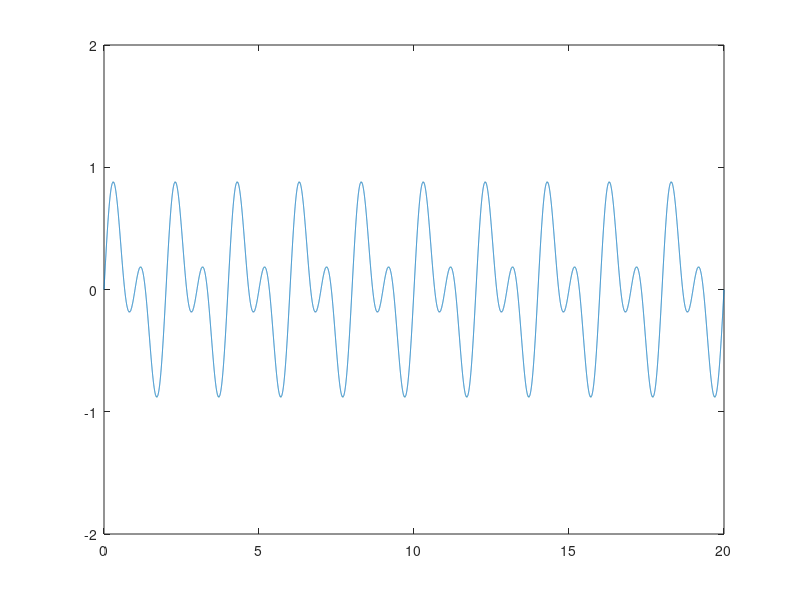
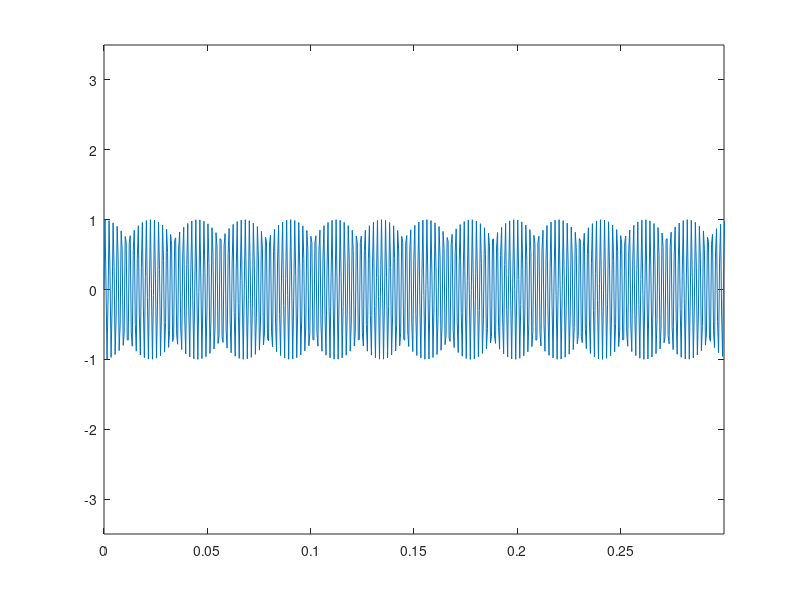
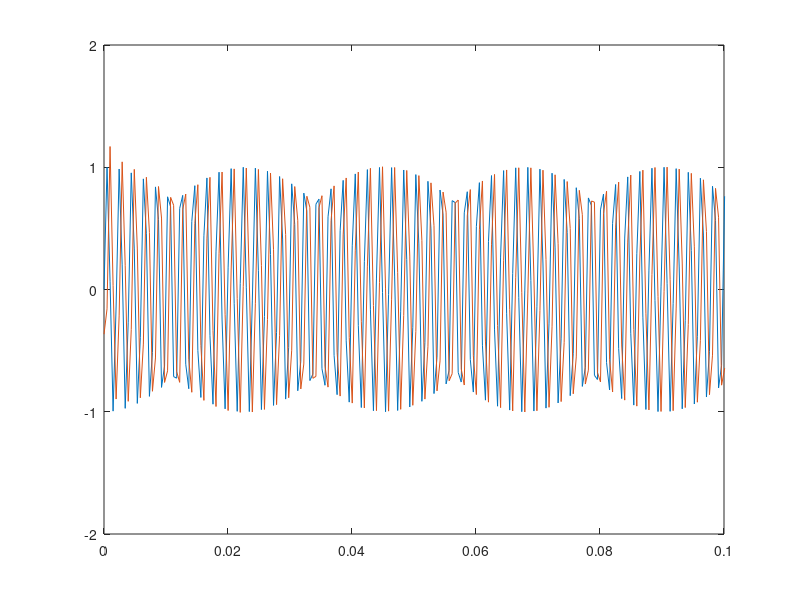
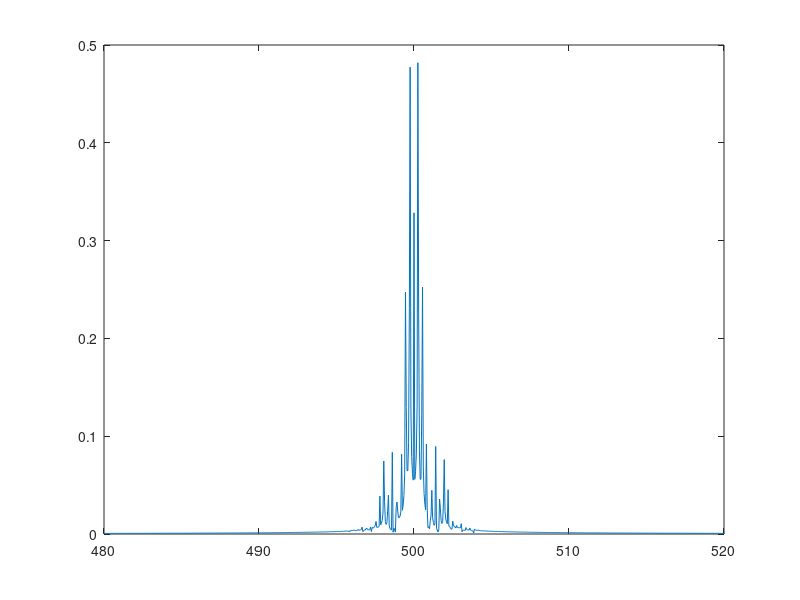

Write MATLAB code to recreate these figures, in order. (Note: this script raises an error after producing the figures.)
%function [inputSignal_psk, iData, qData] = signaldata
function signaldata
% This should generate:
%       A 5,8 GHz base signal
%       A 1 kHz base signal
%       A 500 Hz base signal
%       A heartbeat signal 100 beats/min
%       A respiration rate of 16 breaths/min
%       And then mix these signals together
% Some defines
HEARTBEATS = 100;
RESP_RATE = 16;
BASE_SIGNAL_500HZ = 500;
%BASE_SIGNAL_1KHZ = 1000;
BASE_SIGNAL_5_8_GHZ = 5800000000;
DOWN_SAMPLE_FACTOR = 16;

% Calculating the frequency of the heartbeat
beatsSec =  HEARTBEATS / 60;

% Calculating the frequency of respiration
respSec = RESP_RATE / 60;

% Samples per second
fs = 2048;
timePeriod = 1 / fs;

% I want a dataset for 20 sec
timeBase = 20;
myLen = timeBase / timePeriod;
t = (0:myLen-1) * timePeriod;

% Generation of the signal (not using 5,8 GHz signal atm)
%inputSignal =  0.3*sin(2*pi*beatsSec*t) + 0.7*sin(2*pi*respSec*t) + 0.5*sin(2*pi*BASE_SIGNAL_500HZ*t);
inputSignal =  0.5*sin(2*pi*1*t) + 0.5*sin(2*pi*0.5*t);

% Plotting the inputsignal
figure(1)
plot(t,inputSignal)
axis([0 20 -2 2])

% Creating a PSK signal as we expect to receive at the antenna
% Test signals
modulResp = 1.8 * sin(2 * pi * respSec * t);
modulBeat = 0.3 * sin(2 * pi * beatsSec * t);
%noice
inputSignal_psk = 1.0 * sin((2 * pi * BASE_SIGNAL_500HZ * t) + modulResp + modulBeat);

% Plotting the inputsignal PSK
figure(2)
plot(t,inputSignal_psk)
axis([0 0.3 -3.5 3.5])

% Use Hilbert transform to get I and Q components of the signal
hilbertSignal = hilbert(inputSignal_psk);
iData = real(hilbertSignal);
qData = imag(hilbertSignal);

% Plotting the I and Q data
figure(3)
plot(t, iData, t, qData)
%plot(t, hilbertSignal)
axis([0 0.1 -2 2])

% Calculating the FFT spectrum of the modulated signal
Y = fft(inputSignal_psk);

P2 = abs(Y/myLen);
P1 = P2(1:myLen/2+1);
P1(2:end-1) = 2*P1(2:end-1);
f = fs * (0:(myLen/2))/myLen;
%figure('Number', 1, 'Name', 'FFT', 'NumberTitle', 1)
figure(4)
plot(f,P1)
axis([480 520 0 0.5])

% Testing
%plot(t, sqrt(2 * iData .* iData))
%axis([0 20 -1 5 ])

% Powerdetection on I and Q signals to remove the 500 Hz carrier
iDataSquared = sqrt(downsample(2 * iData .* iData, DOWN_SAMPLE_FACTOR));
qDataSquared = sqrt(downsample(2 * qData .* qData, DOWN_SAMPLE_FACTOR));

testSignal = sqrt(2 * inputSignal_psk .* inputSignal_psk);

myLen = myLen/DOWN_SAMPLE_FACTOR;
t = t(1:DOWN_SAMPLE_FACTOR:end);

% Ok, up until here we have made the signals that we can expect at
% the input of the ADC, that is, we have created the I and Q signals
% The following is gonna happen in supposed to be implemented with code in
% MCU

% Pre-processing
% I and Q data is sampled simultaneously from 2 separate ADCs
% When enough data has been sampled, this should be low-passed filtered
% with breaking frequency of 50 Hz, using Butterworth-implementation

% Assemble the signal
inputSignal = iDataSquared + 1i*qDataSquared;

% Calculating the FFT spectrum of the modulated signal
Y = fft(testSignal);

P2 = abs(Y/myLen);
P1 = P2(1:myLen/2+1);
P1(2:end-1) = 2*P1(2:end-1);
f = fs * (0:(myLen/2))/myLen;
%figure('Number', 1, 'Name', 'FFT', 'NumberTitle', 1)
figure(5)
plot(f,P1)

% Plot it
%plot(t, inputSignal)

% Filter the hilbert signal
%hilbert_filtered = sqrt(butterworthFilter(fs, downsample(2 * hilbertSignal .* hilbertSignal, DOWN_SAMPLE_FACTOR)));
%hilbert_filtered = sqrt(butterworthFilter(fs, 2 * hilbertSignal .* hilbertSignal));

% Filter data 
%inputSignalFiltered = butterworthFilter(fs, inputSignal);

% Downsample data
inputSignalFiltered = butterworthFilter(fs, inputSignal(1:DOWN_SAMPLE_FACTOR:end));

% Remove the offset
inputSignalFiltered = inputSignalFiltered - 0.9 - 1i*0.9;

% Amplify the signal
inputSignalFiltered = inputSignalFiltered * 30;

% Downsample t since we have done it with our input data
t = t(1:DOWN_SAMPLE_FACTOR:end); %downsample(t, DOWN_SAMPLE_FACTOR);

% Plot the new filtered signals
figure(6)
plot(t, real(inputSignalFiltered), t, imag(inputSignalFiltered))
%plot(t2, hilbert_filtered)
axis([0 20 -3 3])

% Calculate the phase of the input signal
inputPhase = atan2(imag(inputSignalFiltered), real(inputSignalFiltered));

% Plot the inputsignals phase
figure(7)
plot(t, inputPhase)
axis([0 20 -2 2])

myLen = myLen / DOWN_SAMPLE_FACTOR;

% Plot the frequency spectrum
% Calculating the FFT spectrum of the modulated signal
Y = fft(inputPhase);

P2 = abs(Y/myLen);
P1 = P2(1:myLen/2+1);
P1(2:end-1) = 2*P1(2:end-1);
f = fs * (0:(myLen/2))/myLen;
%figure('Number', 1, 'Name', 'FFT', 'NumberTitle', 1)
figure(8)
plot(f,P1)
%axis([-0.5 3 0 0.8])

end
